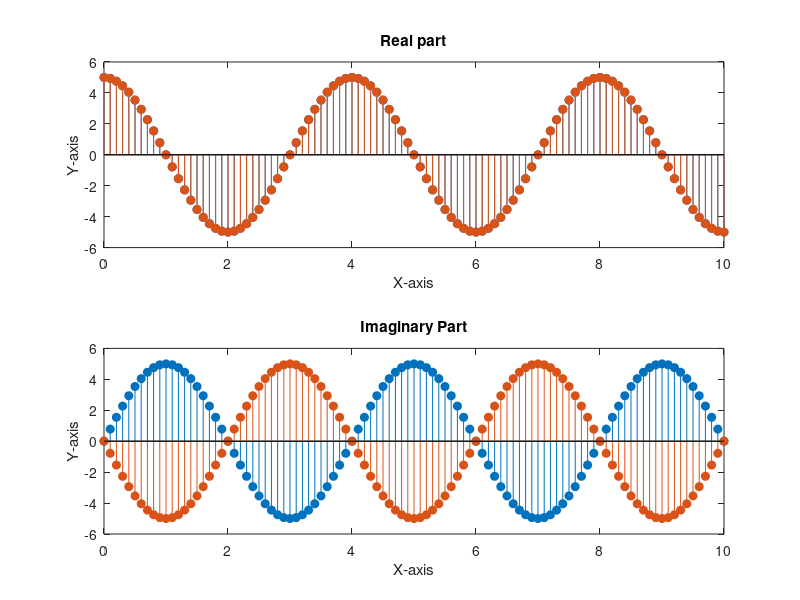

Write MATLAB code to recreate this figure.
t=0:1/10:10;
w=pi/2;
A=5;
X=A*exp(w*t*i);
X1=conj(X);

subplot(2,1,1)
stem(t,real(X),'filled');
hold on;
stem(t,real(X1),'filled');
title('Real part');
xlabel('X-axis');
ylabel('Y-axis');

subplot(2,1,2)
stem(t,imag(X),'filled');
hold on;
subplot(2,1,2)
stem(t,imag(X1),'filled');
title('Imaginary Part');
xlabel('X-axis');
ylabel('Y-axis');
